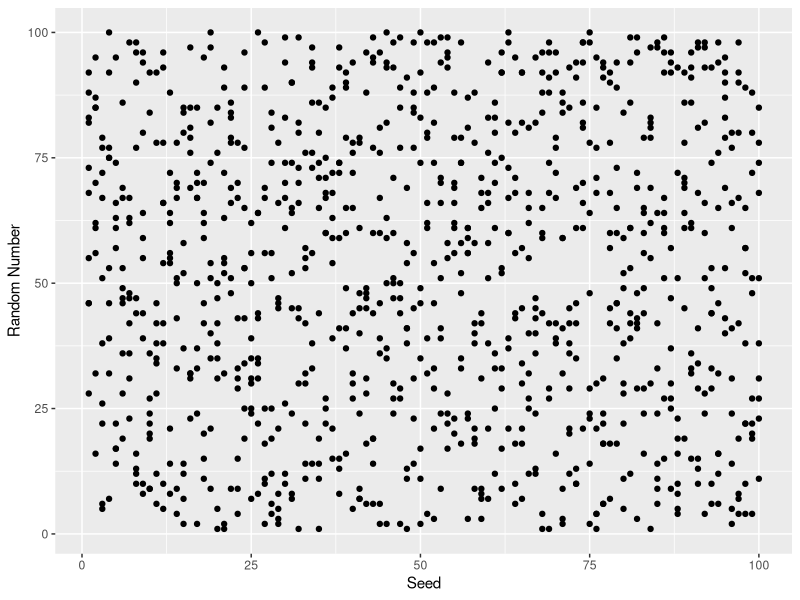

The R script that drew this image:
## ---- chunk 1
rnorm(n = 1)
rnorm(n = 1)
## ---- chunk 2
set.seed(2112); rnorm(n = 1)
set.seed(2112); rnorm(n = 1)
## ---- chunk 3
set.seed(2113); rnorm(n = 1)
## ---- chunk 4
random_numbers <- integer(1000)
for(i in seq_len(length(random_numbers))) {
	set.seed(i)
	random_numbers[i] <- sample(1:100, size = 1)
}
library(ggplot2)
ggplot(data.frame(x = 1:100, y = random_numbers),
	   aes(x = x, y = y)) + 
	geom_point() +
	xlab('Seed') + ylab('Random Number')
